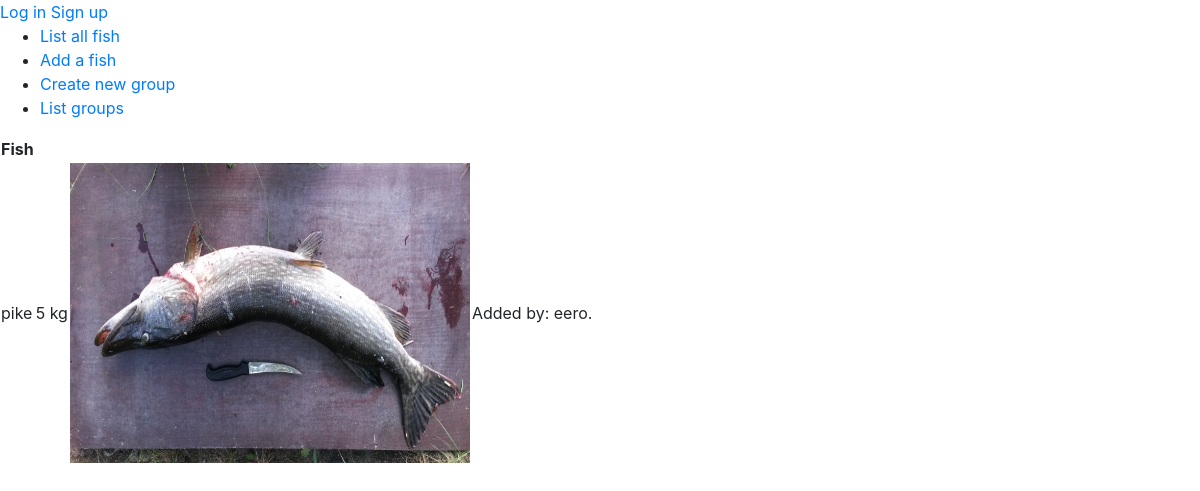
Page /fish/2 on the committed database.
### application/fish/models.py (models this page shows, shortened)
class Fish(Base):
    species = db.Column(db.String(144), nullable=False)
    weight = db.Column(db.Numeric(precision=4, asdecimal=False, decimal_return_scale=None))
    image_file = db.Column(db.String(20))
    account_id = db.Column(db.Integer, db.ForeignKey('account.id'),
                            nullable=False)

### application/auth/models.py (models this page shows, shortened)
class User(Base):
    __tablename__ = "account"
    username = db.Column(db.String(144), unique=True, nullable=False)
    password = db.Column(db.String(144), nullable=False)
    groups = db.relationship('Group', secondary=groups, backref=db.backref('accounts', lazy=True))
    fish = db.relationship("Fish",backref='account',lazy=True)

### application/fish/views.py (the view)
@app.route("/fish/<int:fish_id>")
def fish_view(fish_id):
    fish = Fish.query.get_or_404(fish_id)
    user = User.query.get_or_404(fish.account_id)
    if fish.image_file is None:
         return render_template("fish/view.html", fish=fish, user=user)
    print("IMG", fish)
    picture = url_for('static', filename='pictures/'+ fish.image_file)
    myfile=os.path.exists('\\application')
    osPath =  os.path.dirname(os.path.abspath(__file__))
    newPath = os.path.dirname(osPath)
    print("OS .. ", newPath)
    print("NEW PATH ",newPath+picture)
    return render_template("fish/view.html", fish=fish, user=user, picture=picture)

### application/__init__.py (called while the page is built)
@app.after_request
def add_header(response):
    response.headers['Cache-Control'] = 'no-store, no-cache, must-revalidate, post-check=0, pre-check=0, max-age=0'
    response.headers['Pragma'] = 'no-cache'
    response.headers['Expires'] = '-1'
    return response

### application/templates/fish/view.html
{% extends "layout.html" %}
{% block body %}
<table>
  <tr>
    <th>Fish</th>
  </tr>
  <tr>
    <td>{{ fish.species }}</td>
    <td>{{ fish.weight }} kg</td>
    <td>
      <img src="{{ picture }}" height="300" width="400" alt="Fish image">
    </td>
    {% if user == current_user %}
      <td>Added by: You. </td>
      <td><a href="{{ url_for('fish_update', fish_id=fish.id) }}">Update</a></td>
    <form method="POST" action="{{ url_for('fish_delete',fish_id=fish.id)}}">
      <td><input type="submit" value="Delete"></td>
    </form>
    {% else %}
    <td>Added by: {{ user.username }}. </td>
    {% endif %}
  </tr>
</table>
{% endblock %}

### rows in the picture
Fish: species "pike", weight "5"
User: username "eero"
